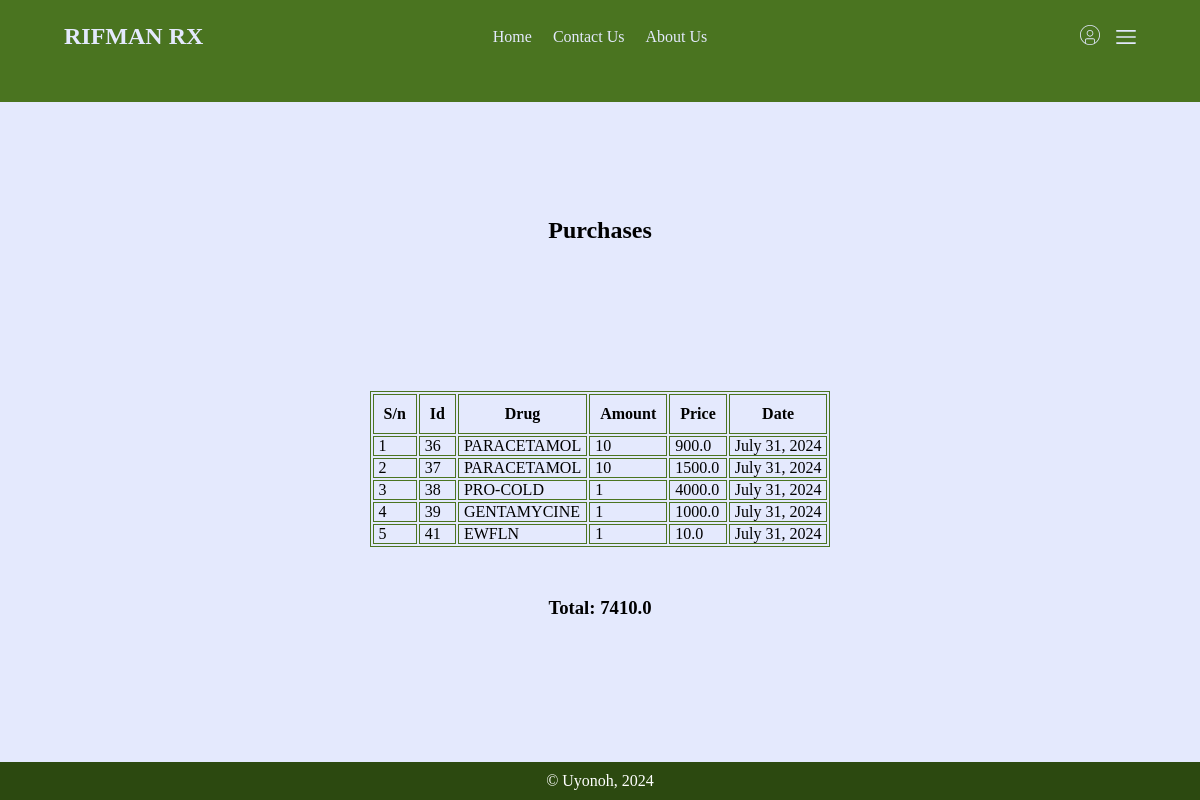
Page /books/1/purchases/ on the committed database.
### drugs/models.py (models this page shows, shortened)
class Drug(models.Model):
    name = models.CharField(max_length=30)
    brand_name = models.CharField(max_length=30)
    mass = models.CharField(max_length=10)
    state = models.CharField(max_length=10, choices=state_choices, default="Tablet")
    manufacturer = models.CharField(max_length=30)
    exp_date = models.DateField("Expiery Date")
    stock_amount = models.IntegerField(null=True)
    purchase_amount = models.IntegerField()
    purchase_units = models.CharField(max_length=30, choices=unit_choices, default="Unit")
    price = models.DecimalField(max_digits=10, decimal_places=2)
    cost_price = models.DecimalField(max_digits=10, decimal_places=2)
    category = models.CharField(max_length=30)
    purpose = models.CharField(max_length=30)
    location = models.CharField(max_length=30)
    day_added = models.DateField(null=False, default=str(tz.now().date()))
    @property
    def Tablet(self) -> models.Model:
        """ Gets the tablet assossiated with the drug

        There should only be one"""
        if self.state == "Tab":
            return self.tablet_set.all()[0]
        return False

### books/models.py (models this page shows, shortened)
class Purchase(models.Model):
    drug = models.ForeignKey(Drug, on_delete=models.CASCADE, null=True)
    amount = models.IntegerField()
    price = models.FloatField()
    date = models.DateField(default=tz.now)

### books/views.py (the view)
# urls.py: path("<int:pk>/purchases/",  view_purchases, name="purchases"),
def view_purchases(request, pk: int):
    month = BusinessMonth.objects.filter(pk=pk)[0]
    purchases = month.get_purchases()
    total = month.get_purchases_price()
    heads = make_heads(purchases)
    rows = make_rows(purchases)
    return render(request, "books/items.html",
                  {"model_query": purchases,
                   "title": "Purchases",
                   "heads": heads,
                   "rows": rows,
                   "total": total
                   }
                )

### books/models.py (called while the page is built)
    def get_purchases(self, opening: tz.datetime=None, closing: tz.datetime=tz.now()) -> models.QuerySet:
        if not opening:
            opening = self.opening_date
        if not self.closing_date:
            closing = closing
        else:
            closing = self.closing_date
        purchases = Purchase.objects.filter(date__gte=opening)
        purchases = purchases.filter(date__lte=closing)
        return purchases

    def get_purchases_price(self, opening: tz.datetime=None, closing: tz.datetime=tz.now()) -> float:
        purchase = 0
        for item in self.get_purchases(opening=opening, closing=closing):
            purchase += item.price
        return float(purchase)

### books/views.py (called while the page is built)
def make_heads(queryset: models.QuerySet) -> list:
    if queryset.count() < 1:
        return None
    keys = queryset.values()[0].keys()
    keys = list(keys)
    keys.insert(0, "S/N")
    if "drug_id" in keys:
        idx = keys.index("drug_id")
        keys[idx] = "drug"
    return keys

def make_rows(queryset: models.QuerySet) -> dict:
    if queryset.count() < 1:
        return None
    rows = list(queryset.values_list())
    keys = make_heads(queryset)
    for count in range(len(rows)):
        row = list(rows[count])
        row.insert(0, count + 1)
        rows[count] = row
    if "drug" in keys:
        idx = keys.index("drug")
        i = 0
        for count in range(len(rows)):
            row = list(rows[count])
            item = queryset[count]
            row[idx] = item.drug.name
            rows[count] = row
    return rows

### books/templates/books/items.html
{% extends "main/base.html" %}
{% load static %}
{% block styles %}
<link rel="stylesheet" href="{% static 'main/css/tables.css' %}">
<link rel="stylesheet" href="{% static 'books/css/styles.css' %}">
{% endblock %}
{% block content %}
<section class="container flex-col">
    <h1>{{title}}</h1>
</section>
<section class="container flex-col overflow">
    <div class="flex-col overflow">
        <table class="items">
            <thead>
                <tr>
                    {% for head in heads %}
                    <th>{{head.capitalize}}</th>
                    {% endfor %}
                </tr>
            </thead>
            <tbody>
            {% for row in rows %}
            <tr>
                {% for val in row %}
                    <td>{{val}}</td>
                {% endfor %}
            </tr>
            {% endfor %}
            </tbody>
        </table>
        <h3>Total: {{total}}</h3>
    </div>
</section>
{% endblock %}

### main/static/main/css/styles.css (style rules this page uses)
body { padding: 0; margin: 0; min-height: 100vh; background-color: #e4e9fd; display: flex; flex-direction: column; align-items: normal; justify-content: space-between; }
.container { padding: .2rem 4rem; }
.flex-col { display: flex; flex-direction: column; align-items: center; justify-content: center; gap: 2rem; }

### main/static/main/css/tables.css (style rules this page uses)
.overflow { overflow: auto; }
table, tr, th, td { border: 1px solid #4a7420; }
th { padding: 10px; }
td { padding: 0 5px; }

### books/static/books/css/styles.css (style rules this page uses)
.container { padding-bottom: 2rem; }

### rows in the picture
Drug: row "PARACETAMOL"
Purchase: row "900.0" "July 31, 2024"
Drug: row "PARACETAMOL"
Purchase: row "1500.0" "July 31, 2024"
Drug: row "PRO-COLD"
Purchase: row "4000.0" "July 31, 2024"
Drug: row "GENTAMYCINE"
Purchase: row "1000.0" "July 31, 2024"
Drug: row "EWFLN"
Purchase: row "10.0" "July 31, 2024"

### other values in the picture
{{ title }} "Purchases"
{{ head.capitalize }} "S/n" "Id" "Drug" "Amount" "Price" "Date"
{{ val }} "1" "36" "10" "2" "37" "10" "3" "38" "1" "4" "39" "1" "5" "41" "1"
{{ total }} "7410.0"
